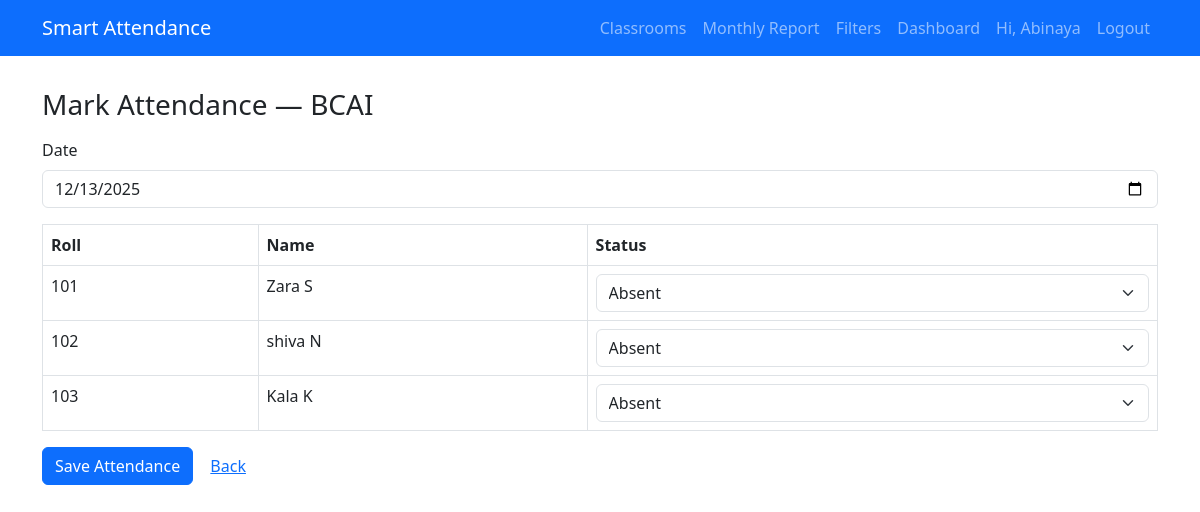
Screenshot of /classrooms/1/attendance/mark/ (signed in) with the database file from the repository.
### school/models.py (models this page shows, shortened)
class Classroom(models.Model):
    name = models.CharField(max_length=120)
    teacher = models.ForeignKey(
        User,
        on_delete=models.SET_NULL,
        null=True,
        blank=True,
        related_name='classrooms'
    )
    created_at = models.DateTimeField(auto_now_add=True)

class Student(models.Model):
    classroom = models.ForeignKey(Classroom, on_delete=models.CASCADE, related_name='students')
    name = models.CharField(max_length=120)
    roll_number = models.CharField(max_length=50)
    created_at = models.DateTimeField(auto_now_add=True)
    class Meta:
        unique_together = ('classroom', 'roll_number')
        ordering = ['roll_number']

### school/views.py (the view, shortened to what this page needs)
# urls.py: path('classrooms/<int:pk>/attendance/mark/', views.mark_attendance, name='mark_attendance'),
@require_http_methods(["GET", "POST"])
@login_required
def mark_attendance(request, pk):
    classroom = get_object_or_404(Classroom, pk=pk)
    students = classroom.students.all().order_by('roll_number')
    selected_date = request.GET.get('date') or date.today().isoformat()
    attendance_map = {}
    for att in Attendance.objects.filter(student__in=students, date=selected_date):
        attendance_map[att.student_id] = att.status
    student_status = []
    for s in students:
        student_status.append({
            'student': s,
            'status': attendance_map.get(s.id, 'A')  # default A
        })
    return render(request, 'school/mark_attendance.html', {
        'classroom': classroom,
        'student_status': student_status,
        'date': selected_date,
    })

### school/templates/school/mark_attendance.html (shortened to what this page needs)
{% extends 'school/base.html' %}
{% block content %}
<h3 class="my-3">Mark Attendance — {{ classroom.name }}</h3>
<form method="post">
  <div class="mb-3">
    <label class="form-label">Date</label>
    <input class="form-control" type="date" name="date" value="{{ date }}">
  </div>
  <table class="table table-bordered">
    <thead><tr><th>Roll</th><th>Name</th><th>Status</th></tr></thead>
    <tbody>
      {% for item in student_status %}
      <tr>
        <td>{{ item.student.roll_number }}</td>
        <td>{{ item.student.name }}</td>
        <td>
          <select name="status_{{ item.student.id }}" class="form-select">
            <option value="A" {% if item.status == 'A' %}selected{% endif %}>Absent</option>
          </select>
        </td>
      </tr>
      {% endfor %}
    </tbody>
  </table>
  <button class="btn btn-primary" type="submit">Save Attendance</button>
  <a href="{% url 'school:classroom_list' %}" class="btn btn-link">Back</a>
</form>
{% endblock %}

### school/templates/school/base.html (shortened to what this page needs)
<!doctype html>
<html>
<head>
  <link href="https://cdn.jsdelivr.net/npm/bootstrap@5.3.0/dist/css/bootstrap.min.css" rel="stylesheet">
</head>
<body>
<nav class="navbar navbar-expand-lg navbar-dark bg-primary fixed-top">
  <div class="container">
    <a class="navbar-brand" href="{% url 'school:home' %}">Smart Attendance</a>
    <div class="collapse navbar-collapse" id="navmenu">
      <ul class="navbar-nav ms-auto">
        <li class="nav-item"><a class="nav-link" href="{% url 'school:classroom_list' %}">Classrooms</a></li>
        <li class="nav-item"><a class="nav-link" href="{% url 'school:monthly_report' %}">Monthly Report</a></li>
        <li class="nav-item"><a class="nav-link" href="{% url 'school:attendance_filter' %}">Filters</a></li>
        <li class="nav-item"><a class="nav-link" href="{% url 'school:dashboard' %}">Dashboard</a></li>
        {% if user.is_authenticated %}
          <li class="nav-item"><span class="nav-link">Hi, {{ user.username }}</span></li>
          <li class="nav-item"><a class="nav-link" href="/admin/logout/">Logout</a></li>
        {% else %}
          <li class="nav-item"><a class="nav-link" href="/admin/login/">Login</a></li>
        {% endif %}
      </ul>
    </div>
  </div>
</nav>
<div class="container">
  {% block content %}{% endblock %}
</div>
</body>
</html>

### school/templates/school/base.html (style rules this page uses)
body { padding-top: 72px; }

### rows the page displays
Classroom: name "BCAI"
Student: student.roll_number "101", student.name "Zara S", id "Absent"
Student: student.roll_number "102", student.name "shiva N", id "Absent"
Student: student.roll_number "103", student.name "Kala K", id "Absent"

### other values shown
{{ user.username }} "Abinaya"
